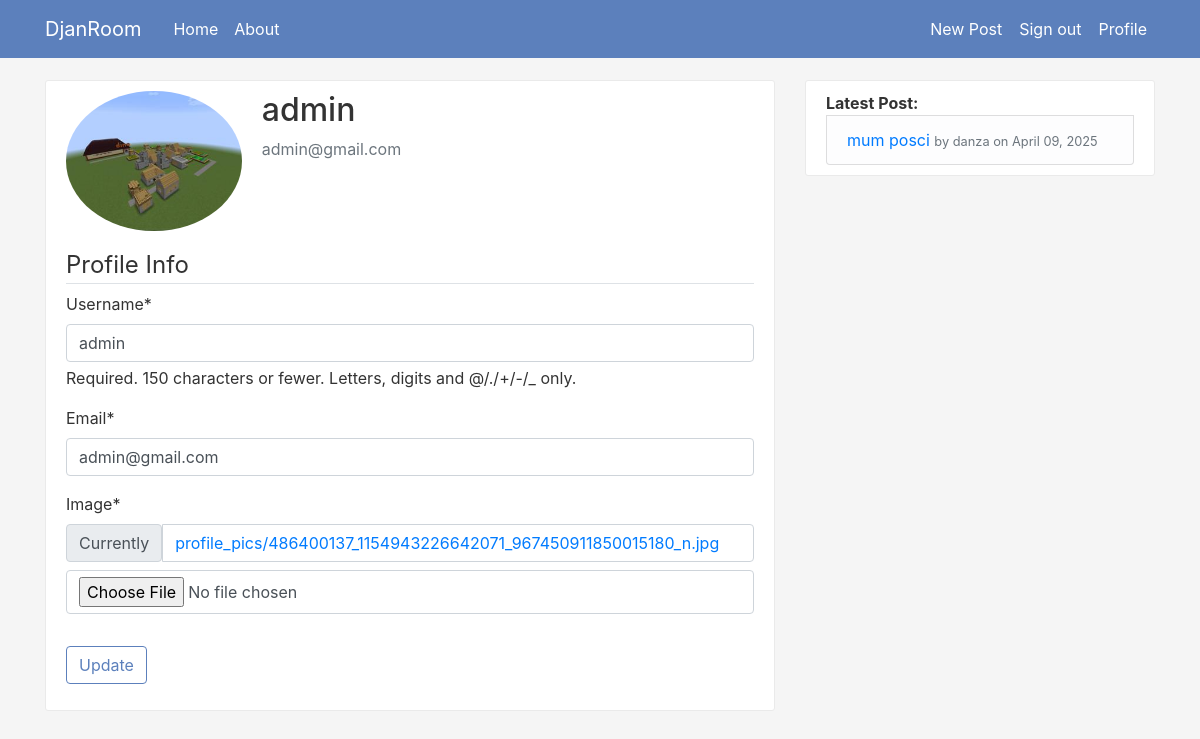
The app's page /profile/ (signed in), older data.
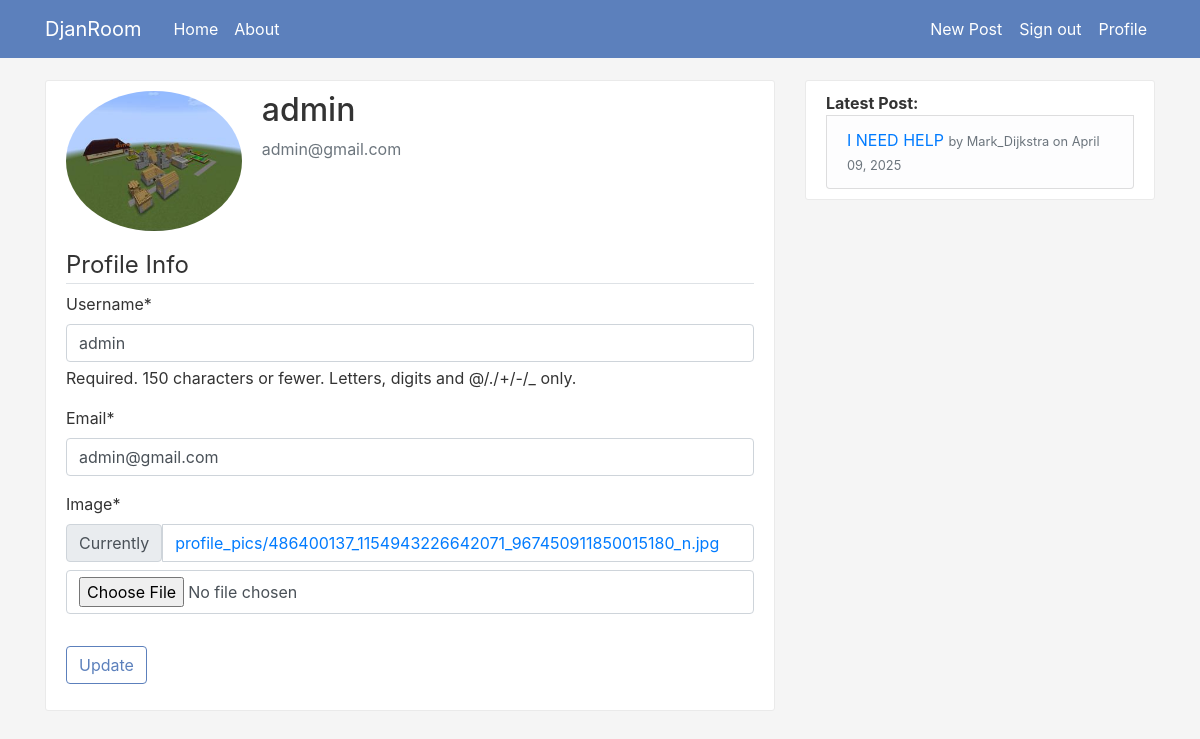
The same page, newer data.
### blog/models.py (models this page shows, shortened)
class Post(models.Model):
    title = models.CharField(max_length=100)
    content = models.TextField()
    date_posted = models.DateTimeField(default=timezone.now)
    author = models.ForeignKey(User, on_delete=models.CASCADE)

### users/views.py (the view)
# urls.py: path('profile/', user_views.profile, name='profile'),
@login_required
def profile(request):
    if request.method == 'POST':
        u_form = UserUpdateForm(request.POST, instance=request.user)
        p_form = ProfileUpdateForm(request.POST,
                                   request.FILES,
                                   instance=request.user.profile)
        if u_form.is_valid() and p_form.is_valid():
            u_form.save()
            p_form.save()
            messages.success(request, f'Account updated !')
            return redirect('profile')
    else:
        u_form = UserUpdateForm(instance=request.user)
        p_form = ProfileUpdateForm(instance=request.user.profile)
    context = {
        'u_form': u_form,
        'p_form': p_form
    }
    return render(request, 'users/profile.html', context)

### users/forms.py
class UserUpdateForm(forms.ModelForm):
    email = forms.EmailField()
    class Meta:
        model = User
        fields = ['username', 'email']

class ProfileUpdateForm(forms.ModelForm):
    class Meta:
        model = Profile
        fields = ['image']
        widgets = { #its all to delete "currently" word in progile
            'image': NoClearableFileInput(attrs={'class': 'form-control-file'})
        }

### blog/context_processors.py (called while the page is built)
def latest_post(request):
    try:
        return {'latest_post': Post.objects.latest('date_posted')}
    except Post.DoesNotExist:
        return {'latest_post': None}

### blog/templates/users/profile.html (shortened to what this page needs)
{% extends "blog/base.html"  %}
{% load crispy_forms_tags %}
{% block content %}
<div class="content-section">
    <div class="media">
      <img class="rounded-circle account-img" src="{{user.profile.image.url}}">
      <div class="media-body">
        <h2 class="account-heading">{{ user.username }}</h2>
        <p class="text-secondary">{{ user.email }}</p>
      </div>
    </div>
    <form method="POST" enctype="multipart/form-data">
      <fieldset class="form-group">
          <legend class="border-bottom mb-2"> Profile Info</legend>
          {{ u_form|crispy }}
          {{ p_form|crispy }}
      </fieldset>
      <div class="form-group">
          <button class ="btn btn-outline-info" type="submit">Update</button>
      </div>
    </form>
</div>
{% endblock content %}

### blog/templates/blog/base.html (shortened to what this page needs)
{% load static %}
<!DOCTYPE html>
<html>
<head>
    <link rel="stylesheet" href="https://cdn.jsdelivr.net/npm/bootstrap@4.0.0/dist/css/bootstrap.min.css">
    <link rel="stylesheet" type="text/css" href="{% static 'blog/main.css' %}?v=2">
</head>
<body>
    <header class="site-header">
        <nav class="navbar navbar-expand-md navbar-dark bg-steel fixed-top">          <div class="container">
            <a class="navbar-brand mr-4" href="{% url 'blog-home' %}">DjanRoom</a>
            <div class="collapse navbar-collapse" id="navbarToggle">
              <div class="navbar-nav mr-auto">
                <a class="nav-item nav-link" href="{% url 'blog-home' %}">Home</a>
                <a class="nav-item nav-link" href="{% url 'blog-about' %}">About</a>
              </div>
              <div class="navbar-nav d-flex align-items-center">
                {% if user.is_authenticated %}
                    <a class="nav-item nav-link" href="{% url 'post-create' %}">New Post</a>
                    <form id="logout-form" method="get" action="{% url 'logout-confirm' %}" class="d-inline">
                        <button class="nav-item nav-link btn btn-link" type="submit">Sign out</button>
                    </form>
                    <a class="nav-item nav-link" href="{% url 'profile' %}">Profile</a>
                {% else %}
                    <a class="nav-item nav-link" href="{% url 'login' %}">Login</a>
                    <a class="nav-item nav-link" href="{% url 'register' %}">Register</a>
                {% endif %}
            </div>
            </div>
          </div>
        </nav>
    </header>
    <main role="main" class="container">
        <div class="row">
          <div class="col-md-8">
            {% block content %}{% endblock %}
          </div>
          <div class="col-md-4">
            <div class="content-section">
                <strong>Latest Post:</strong>
                <li class="list-group-item list-group-item-light">
                  {% if latest_post %}
                    <a href="{% url 'post-detail' latest_post.pk %}">{{ latest_post.title }}</a>
                    <small class="text-muted">by {{ latest_post.author }} on {{ latest_post.date_posted|date:"F d, Y" }}</small>
                  {% else %}
                    No posts available.
                  {% endif %}
                </li>
            </div>
          </div>
        </div>
      </main>
</body>
</html>

Row changes from the older to the newer data that the page shows:
no longer on this page (row unchanged): Post: title "mum posci", author "danza", date_posted "April 09, 2025"
added Post: title "I NEED HELP", author "Mark_Dijkstra", date_posted "April 09, 2025"
